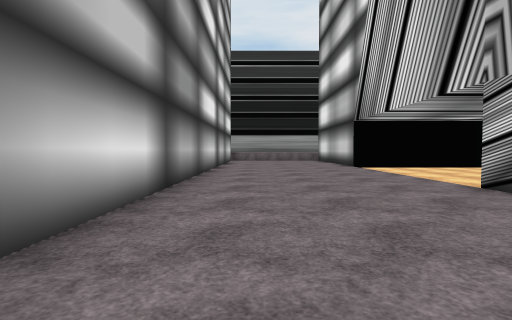
[1] (above)

15 first-person views from a walk through a scene from a Unity 3-D project. The camera is 1.2 m above the floor, tilts 2° down and sees 85° across. The floor is counted in squares, 2 m on a side. Each view is taken from the middle of a square. On the plan, view 1 faces up. The plan holds only what a view shows up to about 9 squares ahead; the rest is blank. The place goes on beyond the plan. The player character is not drawn. Some surface patterns are stand-ins.

[2]
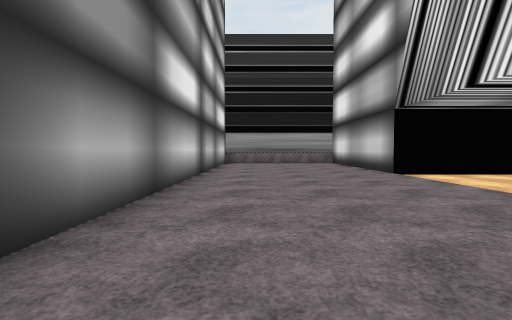

[3]
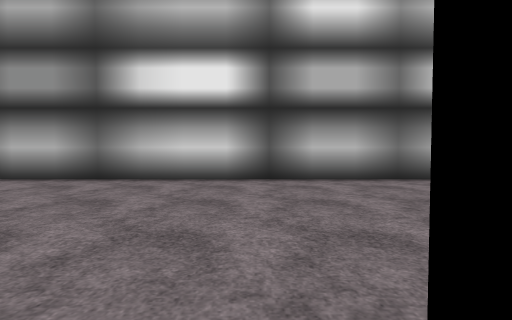

[4]
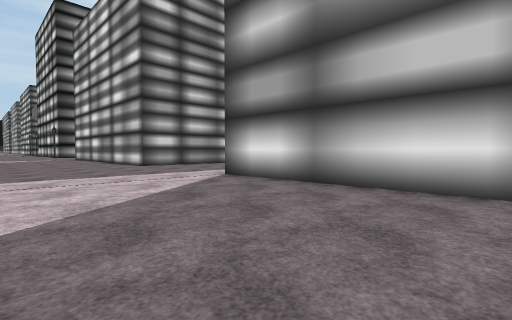

[5]
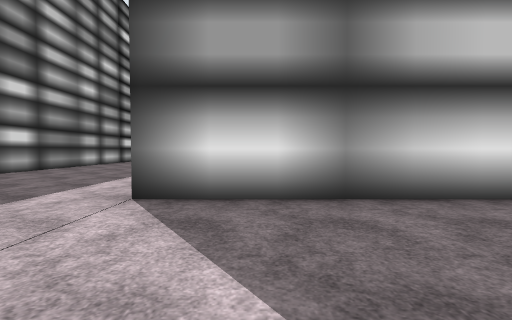

[6]
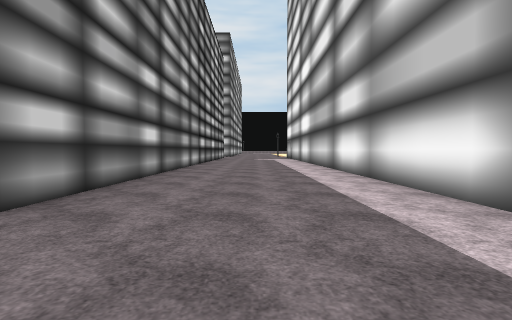

[7]
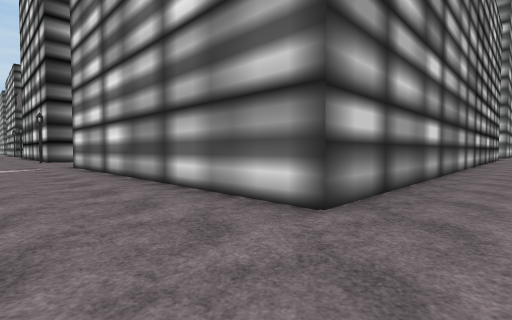

[8]
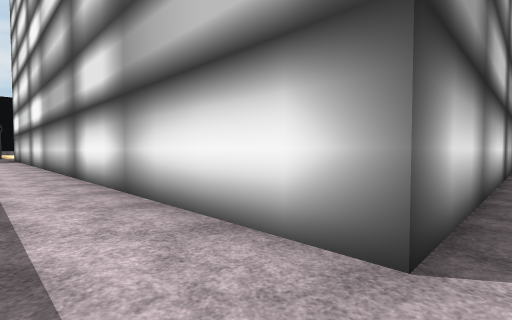

[9]
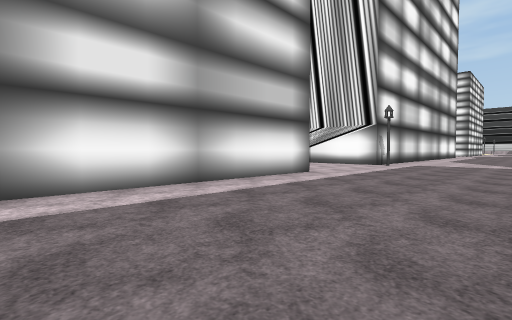

[10]
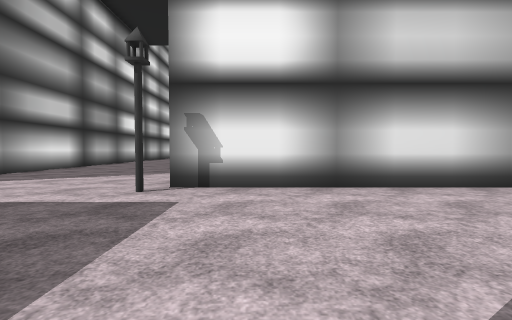

[11]
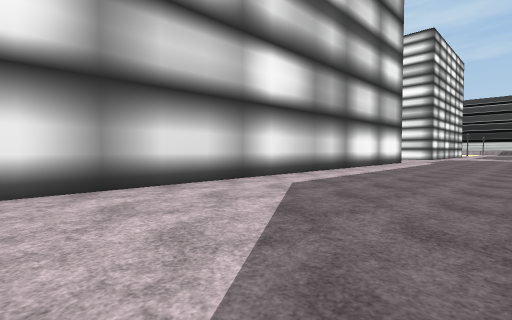

[12]
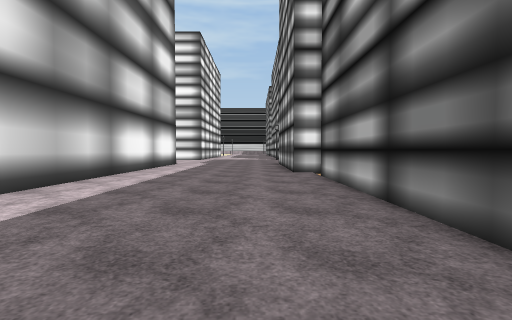

[13]
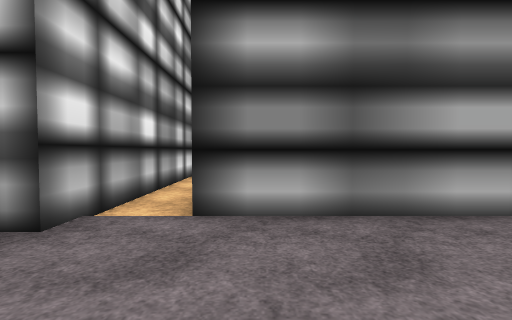

[14]
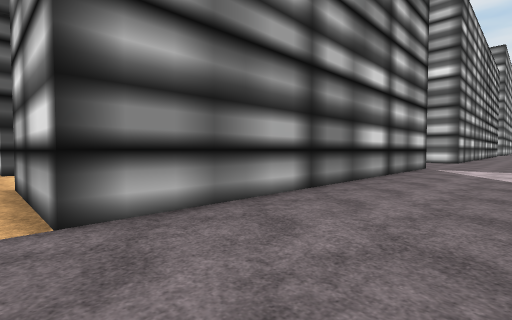

[15]
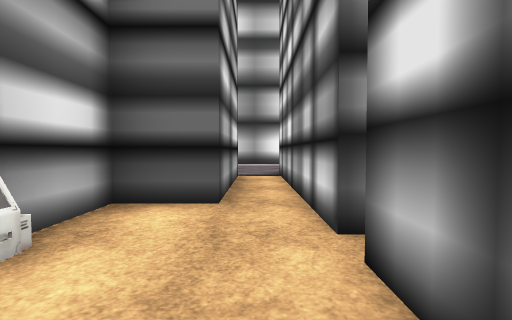

### Floor plan
Points are (right, up) in squares from view 1. A wall is a line through its corners. A room is listed if a view was taken in it or the views show most of it. See-through windows are left out.
Room 1 (views 1, 2, 3, 4, 5, 6, 7, 8, 9, 10, 11, 12, 13, 14)
walls: (3.8, -6.5) (13.6, -6.5) (13.6, -9.9); (14.6, -11.1) (14.6, -6) (16, -6); (-8.5, -6.5) (-1.4, -6.5) (-1.4, -15.4); (3.6, 3.9) (3.6, 4.5); (16, -1.5) (3.5, -1.5); (3.6, 10.2) (3.6, 12.1); (-1.4, 13.5) (-1.4, -1.5) (-8.5, -1.5)
ways out: opening at (14, -11) to room 2
objects: other object (3, -2)
Room 2 (view 15)
walls: (14.6, -12.5) (14.6, -11.5); (13.6, -9.9) (12.4, -9.9) (12.4, -11.2)
ways out: opening at (14, -11) to room 1
objects: other object (12, -12)

Positions as (right, up) in squares from view 1, and headings:
1: (0, 0), facing up
2: (0, 3), facing up
3: (4, 10), facing left
4: (3, 4), facing down-left
5: (2, 0), facing left
6: (1, -4), facing left
7: (1, -5), facing down-left
8: (-1, -3), facing up-left
9: (-8, -6), facing up-right
10: (5, -6), facing up
11: (5, -6), facing up-right
12: (7, -5), facing right
13: (13, -4), facing down
14: (14, -4), facing down-left
15: (14, -13), facing up
